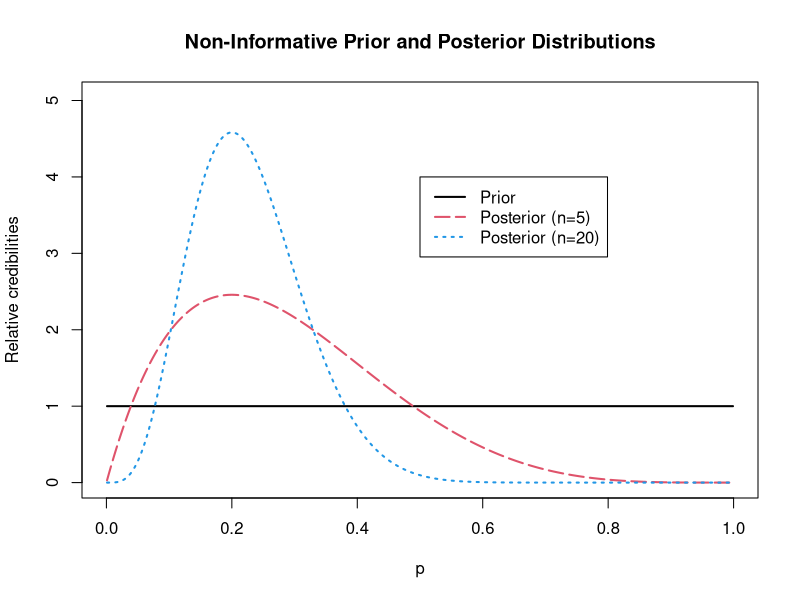

Recreate this plot in R.
# Author: Daniel B. Cooper
# The following R code was adapted from Dr. Charnigo's Chapter 2b examples.

grid = (1:999)/1000
# This creates a grid of possible values of  p  from 0.001 to 0.999 in increments of 0.001.

firstprior = dbeta(grid,1,1)
# This defines prior relative credibilities for possible values of  p  on the grid.
# The prior relative credibilities are (reasonably) pessimistic about my ability to
# make free throws.

firstposterior = dbeta(grid,1+1,1+4)
# This defines posterior relative credibilities for possible values of  p  on the grid,
# with the pessimistic prior, after  1  success and  4  failures.

secondposterior = dbeta(grid,1+4,1+16)
# This defines posterior relative credibilities for possible values of  p  on the grid,
# with the pessimistic prior, after  4  successes and  16  failures.

# here::i_am("posts/primary/Ch2_3/PortfolioChap2-3.r")
# png(here::here("posts/primary/Ch2_3/non-informative-prior.png"))
png("./non-informative-prior.png")

plot(grid,firstprior,type="l",ylim=c(0,1.1*max(firstprior,firstposterior,secondposterior)),
	col=1, xlab="p", lwd=2, ylab="Relative credibilities")
# This tells  R  to construct a graphic in which the relative credibilities of the first
# prior distribution are plotted against possible values of  p.  The "l" type asks  R  to
# generate a smooth line (curve, actually).  The lower "ylim" of  0  and the upper "ylim"
# of 1.1*max(firstprior,firstposterior,secondposterior) tell  R  about the range of
# vertical values to be shown in the graph, which is chosen so that no line will fail to
# be displayed in its entirety.  Because there is no specification for "xlim",  R  will
# by default use the lowest and highest possible values of  p  on the grid.  The color
# choice  1  is black, the label for the x axis is "p", the line width is doubled to make
# the line easier to see, and the label for the y axis is "Relative credibilities".

lines(grid,firstposterior,col=2,lty=5,lwd=2)
lines(grid,secondposterior,col=4,lty=3,lwd=2)
# To the existing graphic we add relative credibilities of the first and second
# posterior distributions.  The color choices  2  and  4  are red and blue.  The line
# types  5  and  3  are dashes and dots.  (Having different line types is potentially
# useful, in case a graphic cannot be printed in color.)  As before, line widths are
# doubled to make the lines easier to see.

legend(0.5,4,col=c(1,2,4),lty=c(1,5,3),lwd=c(2,2,2),
	legend=c("Prior","Posterior (n=5)", "Posterior (n=20)"))
# To the existing graphic we add a legend.  The upper left corner of the legend box
# is placed at horizontal location  0.5  and vertical location  4.  The colors, line
# types, and line widths in the legend are specified to match those in the graphic.
# The quoted strings in "legend" identify the corresponding distributions.

title("Non-Informative Prior and Posterior Distributions")
# To the existing graphic we add a title.

dev.off()
